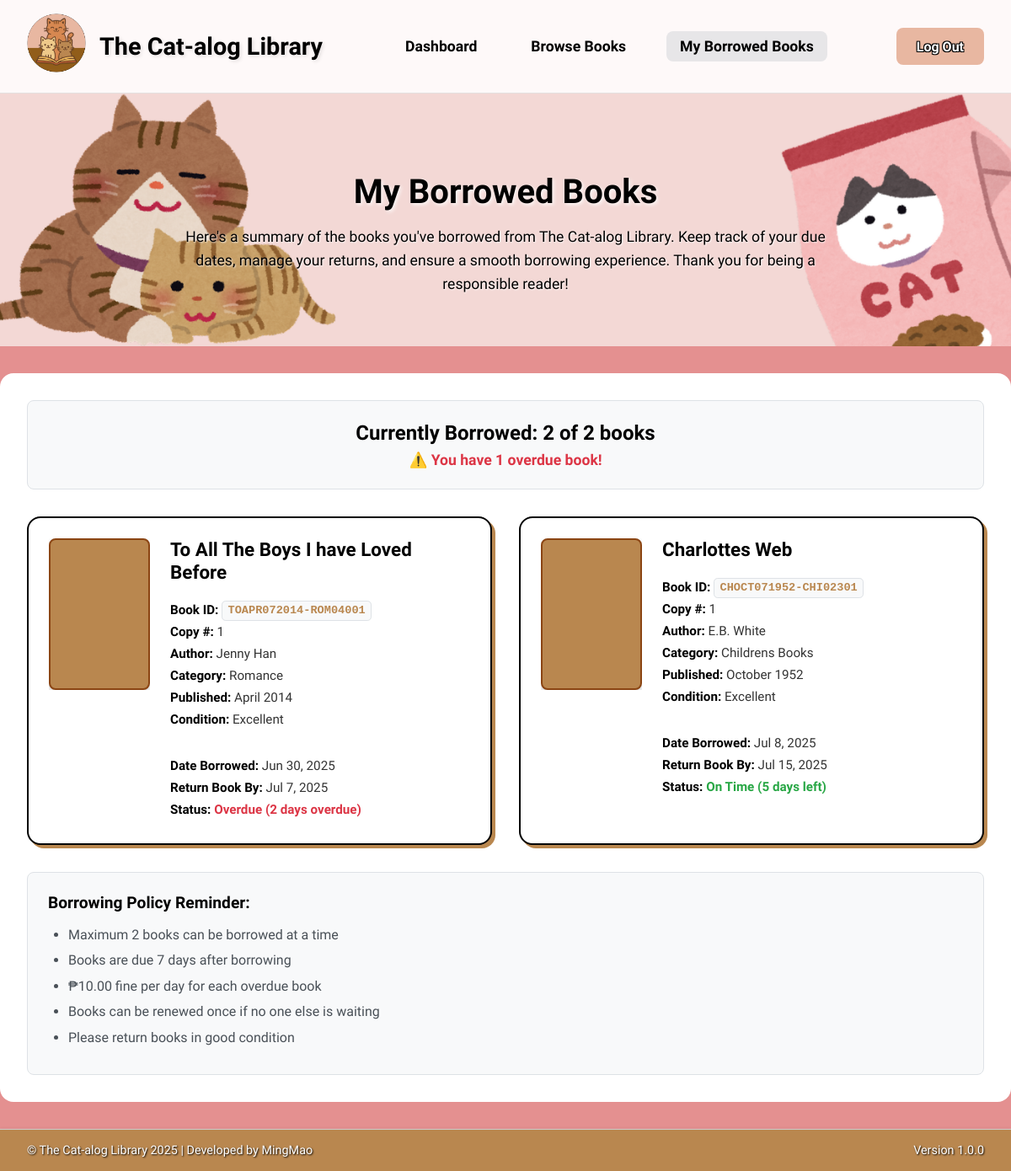
The page /student/my_borrowed.php (signed in) on the database as committed earlier.
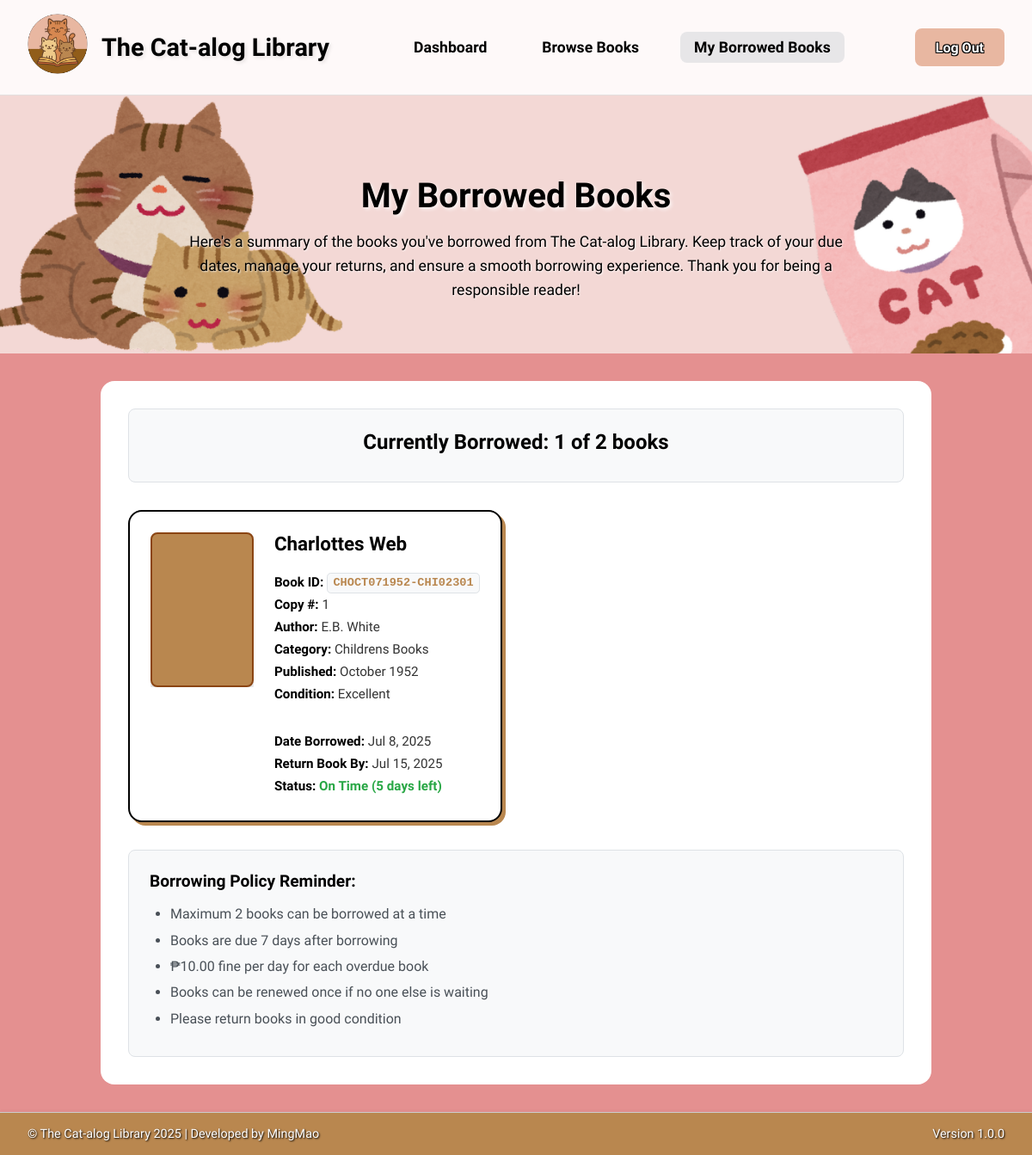
The same page on the database as committed later.
### tables this page shows
CREATE TABLE `borrowed_books` (
  `id` int(11) NOT NULL,
  `user_id` int(11) DEFAULT NULL,
  `copy_id` int(11) DEFAULT NULL,
  `title_id` int(11) DEFAULT NULL,
  `book_id` varchar(50) DEFAULT NULL,
  `borrow_date` date DEFAULT NULL,
  `due_date` date DEFAULT NULL,
  `return_date` date DEFAULT NULL,
  `status` enum('borrowed','returned','overdue','renewed') DEFAULT 'borrowed',
  `renewal_count` int(11) DEFAULT 0,
  `fine_amount` decimal(10,2) DEFAULT 0.00,
  `created_at` timestamp NULL DEFAULT current_timestamp(),
  `updated_at` timestamp NULL DEFAULT current_timestamp() ON UPDATE current_timestamp()
);

CREATE TABLE `book_copies` (
  `copy_id` int(11) NOT NULL,
  `title_id` int(11) NOT NULL,
  `book_id` varchar(50) NOT NULL,
  `copy_number` int(11) NOT NULL,
  `condition_status` enum('Excellent','Good','Fair','Poor','Damaged') DEFAULT 'Excellent',
  `acquisition_date` date DEFAULT NULL,
  `location` varchar(100) DEFAULT NULL,
  `status` enum('Available','Borrowed','Reserved','Maintenance','Archived') DEFAULT 'Available',
  `notes` text DEFAULT NULL,
  `created_at` timestamp NULL DEFAULT current_timestamp(),
  `updated_at` timestamp NULL DEFAULT current_timestamp() ON UPDATE current_timestamp()
);

CREATE TABLE `book_titles` (
  `title_id` int(11) NOT NULL,
  `title` varchar(255) NOT NULL,
  `author` varchar(255) DEFAULT NULL,
  `category` varchar(100) DEFAULT NULL,
  `published_year` int(11) DEFAULT NULL,
  `published_month` varchar(20) DEFAULT NULL,
  `book_image` varchar(255) DEFAULT NULL,
  `status` enum('Available','Borrowed','Archived') DEFAULT 'Available',
  `total_copies` int(11) DEFAULT 1,
  `available_copies` int(11) DEFAULT 1,
  `created_at` timestamp NULL DEFAULT current_timestamp(),
  `updated_at` timestamp NULL DEFAULT current_timestamp() ON UPDATE current_timestamp()
);

### includes/view_functions.php (called while the page is built, shortened)
<?php
function getUserBorrowedBooks($pdo, $userId, $limit = null, $offset = 0) {
    $limitClause = $limit ? "LIMIT $limit OFFSET $offset" : "";
    $sql = "
        SELECT
            bb.id,
            bt.title,
            bt.author,
            bt.book_image,
            bc.book_id,
            bc.copy_number,
            bb.borrow_date,
            bb.due_date,
            bb.renewal_count,
            CASE
                WHEN bb.due_date < CURDATE() THEN 'Overdue'
                ELSE 'Active'
            END AS loan_status,
            DATEDIFF(bb.due_date, CURDATE()) AS days_until_due
        FROM borrowed_books bb
        JOIN book_copies bc ON bb.copy_id = bc.copy_id
        JOIN book_titles bt ON bb.title_id = bt.title_id
        WHERE bb.user_id = :user_id AND bb.status = 'borrowed'
        ORDER BY bb.due_date ASC
        $limitClause
    ";
    try {
        $stmt = $pdo->prepare($sql);
        $stmt->bindParam(':user_id', $userId);
        $stmt->execute();
        return $stmt->fetchAll(PDO::FETCH_ASSOC);
    } catch (PDOException $e) {
        error_log("Error getting user borrowed books: " . $e->getMessage());
        return [];
    }
}
?>

### student/my_borrowed.php (the view, shortened to what the changed rows need)
<?php
require_once '../includes/view_functions.php';
$user_id = $_SESSION['user_id'] ?? $_SESSION['student_id'] ?? null;
$borrowed_books = [];
if ($user_id) {
    try {
        $borrowed_books = getUserBorrowedBooks($conn, $user_id);
        $transformedBooks = [];
        foreach ($borrowed_books as $book) {
            $detailsQuery = $conn->prepare("
                SELECT
                    bt.title_id,
                    bt.published_year,
                    bt.published_month,
                    bt.book_image,
                    bt.category,
                    bc.book_id,
                    bc.copy_number,
                    bc.condition_status,
                    bb.borrow_date,
                    bb.due_date,
                    bb.status,
                    bb.id as borrow_id,
                    bb.renewal_count,
                    bb.fine_amount
                FROM borrowed_books bb
                JOIN book_copies bc ON bb.copy_id = bc.copy_id
                JOIN book_titles bt ON bb.title_id = bt.title_id
                WHERE bb.id = ?
            ");
            $detailsQuery->execute([$book['id']]);
            $details = $detailsQuery->fetch(PDO::FETCH_ASSOC);
            if ($details) {
                $transformedBooks[] = array_merge($book, $details);
            }
        }
        $borrowed_books = $transformedBooks;
    } catch (PDOException $e) {
        error_log("Error fetching borrowed books: " . $e->getMessage());
        try {
            $borrowed_query = "
                SELECT
                    bt.title_id,
                    bt.title,
                    bt.author,
                    bt.category,
                    bt.published_year,
                    bt.published_month,
                    bt.book_image,
                    bc.book_id,
                    bc.copy_number,
                    bc.condition_status,
                    bb.borrow_date,
                    bb.due_date,
                    bb.status,
                    bb.id as borrow_id,
                    bb.renewal_count,
                    bb.fine_amount
                FROM borrowed_books bb
                JOIN book_copies bc ON bb.copy_id = bc.copy_id
                JOIN book_titles bt ON bb.title_id = bt.title_id
                WHERE bb.user_id = ? AND bb.status IN ('borrowed', 'overdue', 'renewed')
                ORDER BY bb.due_date ASC
            ";
            $stmt = $conn->prepare($borrowed_query);
            $stmt->execute([$user_id]);
            $borrowed_books = $stmt->fetchAll(PDO::FETCH_ASSOC);
        } catch (PDOException $e2) {
            error_log("Fallback query also failed: " . $e2->getMessage());
            $borrowed_books = [];
        }
    }
}
function getStatusDisplay($due_date, $status) {
    $today = new DateTime();
    $due = new DateTime($due_date);
    if ($status === 'overdue' || $due < $today) {
        return ['text' => 'Overdue', 'class' => 'status-overdue'];
    } else {
        return ['text' => 'On Time', 'class' => 'status-ontime'];
    }
}
function getDaysRemaining($due_date) {
    $today = new DateTime();
    $due = new DateTime($due_date);
    $diff = $today->diff($due);
    if ($due < $today) {
        return -$diff->days;
    } else {
        return $diff->days;
    }
}
function formatPublishedDate($month, $year) {
    if ($month && $year) {
        return $month . ' ' . $year;
    } elseif ($year) {
        return $year;
    }
    return 'N/A';
}
?>
<!DOCTYPE html>
<html lang="en">
<head>
    <link rel="stylesheet" href="../assets/css/style.css">
    <link rel="stylesheet" href="../assets/css/my_borrowed.css">
</head>
<body>
<header class="main-header">
    <div class="logo-title">
        <h1 class="sniglet-extrabold">The Cat-alog Library</h1>
    </div>
</header>
<section class="banner-section">
    <div class="welcome-content">
        <h2 class="sniglet-extrabold">My Borrowed Books</h2>
    </div>
</section>
<section class="borrowed-books-section">
    <?php if (empty($borrowed_books)): ?>
        <div class="no-books-container">
            <div class="no-books-message">
                <h3>No Borrowed Books</h3>
                <p>You currently have no borrowed books.</p>
                <a href="browse_books.php" class="btn">Browse Books to Borrow</a>
            </div>
        </div>
    <?php else: ?>
        <div class="borrowed-summary">
            <h3>Currently Borrowed: <?php echo count($borrowed_books); ?> of 2 books</h3>
            <?php
            $overdue_count = 0;
            foreach ($borrowed_books as $book) {
                if (getDaysRemaining($book['due_date']) < 0) {
                    $overdue_count++;
                }
            }
            if ($overdue_count > 0): ?>
                <p class="overdue-warning">⚠️ You have <?php echo $overdue_count; ?> overdue book<?php echo $overdue_count > 1 ? 's' : ''; ?>!</p>
            <?php endif; ?>
        </div>
        <div class="borrowed-books-grid">
            <?php foreach ($borrowed_books as $book): ?>
                <?php
                $status_info = getStatusDisplay($book['due_date'], $book['status']);
                $days_remaining = getDaysRemaining($book['due_date']);
                $published_date = formatPublishedDate($book['published_month'] ?? null, $book['published_year'] ?? null);
                $book_image_src = '';
                ?>
                <div class="borrowed-book-card">
                    <div class="book-image-container">
                        <div class="book-image" <?php if ($book_image_src): ?>style="background-image: url('<?php echo htmlspecialchars($book_image_src); ?>'); background-size: cover; background-position: center;"<?php endif; ?>>
                        </div>
                    </div>
                    <div class="book-details">
                        <h3 class="book-title"><?php echo htmlspecialchars($book['title']); ?></h3>
                        <div class="book-meta">
                            <p><strong>Book ID:</strong> <span class="book-id"><?php echo htmlspecialchars($book['book_id'] ?? 'N/A'); ?></span></p>
                            <p><strong>Copy #:</strong> <?php echo htmlspecialchars($book['copy_number'] ?? 'N/A'); ?></p>
                            <p><strong>Author:</strong> <?php echo htmlspecialchars($book['author'] ?? 'Unknown'); ?></p>
                            <p><strong>Category:</strong> <?php echo htmlspecialchars($book['category'] ?? 'General'); ?></p>
                            <p><strong>Published:</strong> <?php echo htmlspecialchars($published_date); ?></p>
                            <?php if (!empty($book['condition_status'])): ?>
                                <p><strong>Condition:</strong> <?php echo htmlspecialchars($book['condition_status']); ?></p>
                            <?php endif; ?>
                        </div>
                        <div class="borrow-info">
                            <div class="borrow-details">
                                <p><strong>Date Borrowed:</strong> <?php echo date('M j, Y', strtotime($book['borrow_date'])); ?></p>
                                <p><strong>Return Book By:</strong> <?php echo date('M j, Y', strtotime($book['due_date'])); ?></p>
                                <p class="status <?php echo $status_info['class']; ?>">
                                    <strong>Status:</strong> <?php echo $status_info['text']; ?>
                                    <?php if ($days_remaining >= 0): ?>
                                        (<?php echo $days_remaining; ?> day<?php echo $days_remaining != 1 ? 's' : ''; ?> left)
                                    <?php else: ?>
                                        (<?php echo abs($days_remaining); ?> day<?php echo abs($days_remaining) != 1 ? 's' : ''; ?> overdue)
                                    <?php endif; ?>
                                </p>
                            </div>
                        </div>
                    </div>
                </div>
            <?php endforeach; ?>
        </div>
        <div class="borrowing-info">
            <h4>Borrowing Policy Reminder:</h4>
            <ul>
                <li>Maximum 2 books can be borrowed at a time</li>
                <li>Books are due 7 days after borrowing</li>
                <li>₱10.00 fine per day for each overdue book</li>
                <li>Books can be renewed once if no one else is waiting</li>
                <li>Please return books in good condition</li>
            </ul>
        </div>
    <?php endif; ?>
</section>
<?php include '../includes/footer.php'; ?>
</body>
</html>

Rows that differ between the two databases and show on the page:
no longer on this page (row edited): borrowed_books: title "To All The Boys I have Loved Before", copy.book_id "TOAPR072014-ROM04001", copy.copy_number "1", author "Jenny Han", title.category "Romance", title.published_year "April 2014", copy.condition_status "Excellent", borrow_date "Jun 30, 2025", due_date "Jul 7, 2025", due_date+status "Overdue", due_date "2"
Other text that changed with them:
count($borrowed_books): "2" → "1"
$overdue_count: "1" → (not shown)
text no longer shown: "⚠️ You have overdue book !"
